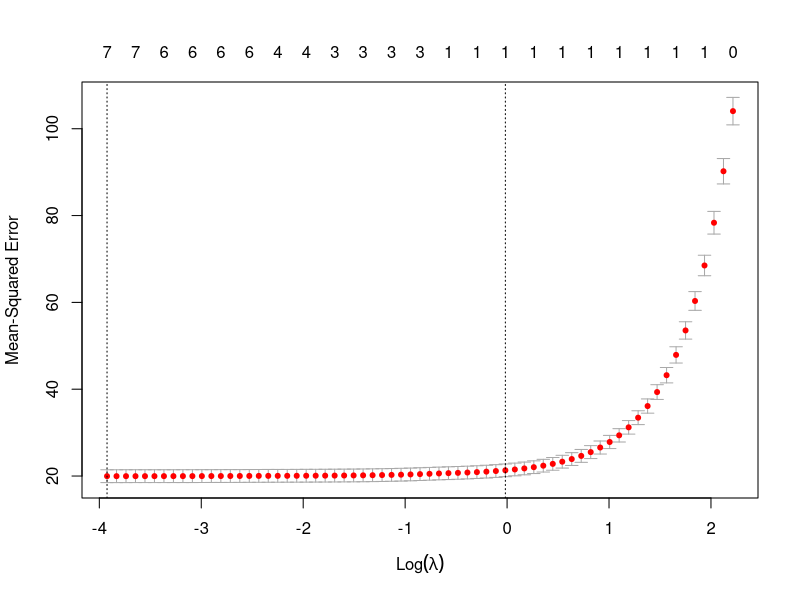

Generate this figure with R:
library(glmnet)
set.seed(7)

#read data
train_dat <- read.csv("W26P1_train.csv", header = TRUE)
test_dat <- read.csv("W26P1_test.csv", header = TRUE)

# Haversine distance (in km)
haversine <- function(lat1, lon1, lat2, lon2) {
  R    <- 6371 # to get it in kilometres
  dlat <- (lat2 - lat1) * pi / 180
  dlon <- (lon2 - lon1) * pi / 180
  a    <- sin(dlat/2)^2 + cos(lat1*pi/180) * cos(lat2*pi/180) * sin(dlon/2)^2
  2 * R * asin(sqrt(a))
}

# Parse datetime for both sets
train_time <- as.POSIXct(as.character(train_dat$pickup_datetime))
test_time  <- as.POSIXct(as.character(test_dat$pickup_datetime))

# Distance
train_dat$distance <- haversine(train_dat$pickup_latitude, train_dat$pickup_longitude,
                                train_dat$dropoff_latitude, train_dat$dropoff_longitude)
test_dat$distance  <- haversine(test_dat$pickup_latitude,  test_dat$pickup_longitude,
                                test_dat$dropoff_latitude,  test_dat$dropoff_longitude)

# Hour of day (0–23)
train_dat$hour <- as.numeric(format(train_time, "%H"))
test_dat$hour  <- as.numeric(format(test_time,  "%H"))

# Day of week (1 = Monday … 7 = Sunday)
train_dat$dow  <- as.numeric(format(train_time, "%u"))
test_dat$dow   <- as.numeric(format(test_time,  "%u"))

# ── Prepare model matrices ─────────────────────────────────────────────────────

features <- c("pickup_longitude", "pickup_latitude",
              "dropoff_longitude", "dropoff_latitude",
              "distance", "hour", "dow", "passenger_count")

X_train <- as.matrix(train_dat[, features])
Y_train <- train_dat$fare_amount
X_test  <- as.matrix(test_dat[, features])

# 10-fold CV to select lambda
lasso_cv <- cv.glmnet(X_train, Y_train, alpha = 1, nfolds = 10)
plot(lasso_cv)

cat("lambda.min  :", lasso_cv$lambda.min, "\n")
cat("lambda.1se  :", lasso_cv$lambda.1se, "\n")

# Coefficients — see which features survived
coef(lasso_cv, s = lasso_cv$lambda.min)

# Predict using lambda.min
lasso_pred <- predict(lasso_cv, s = lasso_cv$lambda.min, newx = X_test)

lasso_train_pred <- predict(lasso_cv, s = lasso_cv$lambda.min, newx = X_train)
cat("RMSE lambda.min :", sqrt(mean((Y_train - lasso_train_pred)^2)), "\n")

#write to submission file
outDat = data.frame(uid = test_dat$uid, fare_amount = as.vector(lasso_pred))

write.csv(outDat, "W26P1_submission2.csv", row.names = F)
